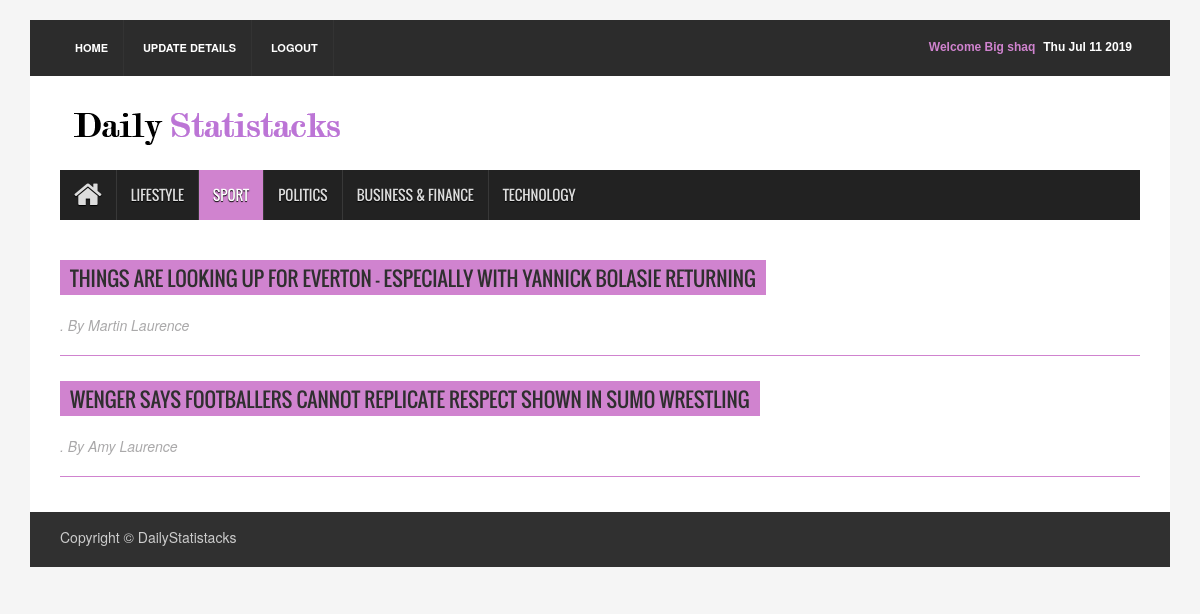
The page /newspaper/sportRedirect/ (signed in) on the database its author committed.
### newspaper/models.py (models this page shows)
class Article( models.Model ) :
    articleType     = models.CharField( max_length = 100 )
    author          = models.CharField( max_length = 1000 )
    headline        = models.CharField( max_length = 1000 )
    body            = models.CharField( max_length = 1000000000000 )
    publicationDate = models.DateField()

### newspaper/views.py (the view)
def sportRedirect( request ) :
    article_list = Article.objects.filter( articleType  = 'sport' )
    if ( 'username' not in request.session ) :
        context = { 'article_list' : article_list }
        return render( request , 'newspaper/sport.html' , context )
    else : ## logged in
        name         = getName( request.session['username'] )
        context      = {
                           'fName'        : name ,
                           'article_list' : article_list
                       }
        return render( request , 'newspaper/sport2.html' , context )

### newspaper/views.py (called while the page is built)
def getName( username ) :
    user     = get_object_or_404( UserAccount , email = username )
    return user.first_name

### newspaper/templates/newspaper/sport2.html (shortened to what this page needs)
{% extends "newspaper/base.html" %}
{% block content %}
{% load static %}
<div class="container">
<header id="header">
  <div class="row">
    <div class="col-lg-12 col-md-12 col-sm-12">
      <div class="header_top">
        <div class="header_top_left">
          <ul class="top_nav">
            <li><a href = "/newspaper/">Home</a></li>
            <li><a href = "/newspaper/updateRedirect/">Update Details</a></li>
            <li><a href = "/newspaper/logout/">Logout</a></li>
          </ul>
        </div>
        <div class="header_top_right">
          <p><span id="datetime"></span></p>
          <p style = 'color : #d083cf;'> Welcome {{ fName }} </p>
        </div>
      </div>
    </div>
    <div class="col-lg-12 col-md-12 col-sm-12">
      <div class="header_bottom">
        <div class="logo_area"><a href="/newspaper/" class="logo"><img src="{% static "newspaper/images/testlogo.png" %}" alt=""></a></div>
      </div>
    </div>
  </div>
</header>
<section id="navArea">
  <nav class="navbar navbar-inverse" role="navigation">
    <div id="navbar" class="navbar-collapse collapse">
      <ul class="nav navbar-nav main_nav">
        <li><a href = "/newspaper/"><span class="fa fa-home desktop-home"></span><span class="mobile-show">Home</span></a></li>
        <li><a id = 'lifestyle' href = "/newspaper/lifestyleRedirect/">Lifestyle</a></li>
        <li class="active"><a href = "/newspaper/sportRedirect/">Sport</a></li>
        <li><a href = "/newspaper/politicsRedirect/">Politics</a></li>
        <li><a href = "/newspaper/businessfinanceRedirect/">Business & Finance</a></li>
        <li><a href = "/newspaper/technologyRedirect/">Technology</a></li>
      </ul>
    </div>
  </nav>
</section>
<section id="contentSection">
  <div class="row">
    <div class="col-lg-12 col-md-12 col-sm-12">
      <div class="left_content">
        <div class="contact_area">
          {% if article_list %}
            {% for article in article_list %}
            <h2><a href = "{% url 'newspaper:detail' article.id %}"> {{ article.headline }}</a></h2><p class = "author"><i>. By {{ article.author }} </i></p>
            <br> <br>
            <hr class = "divider">
            {% endfor %}
          {% endif %}
        </div>
      </div>
    </div>
  </div>
</section>
<footer id="footer">
  <div class="footer_bottom">
    <p class="copyright">Copyright &copy; DailyStatistacks</p>
  </div>
</footer>
</div>
{% endblock %}

### newspaper/static/newspaper/assets/css/theme.css (style rules this page uses)
.navbar-inverse .navbar-nav > .active > a, .navbar-inverse .navbar-nav > .active > a:hover, .navbar-inverse .navbar-nav > .active > a:focus { background-color:#d083cf }
.contact_area > h2 { background-color:#d083cf }

### newspaper/static/newspaper/assets/css/style.css (style rules this page uses)
body { background:#f5f5f5 }
ul { padding:0; margin:0; list-style:none }
a { text-decoration:none; color:#2f2f2f }
h1, h2, h3, h4, h5, h6 { font-family:'Oswald',sans-serif }
h2 { line-height:23px }
img { border:none }
#header { display:inline; float:left; width:100%; margin-top:20px }
.header_top { background-color:#2c2c2c; display:inline; float:left; padding:0 30px; width:100% }
.header_top_left { float:left; display:inline; width:50% }
.top_nav { text-align:left }
.top_nav li { display:inline-block }
.top_nav li a { display:inline-block; border-right:1px solid #333; color:#fff; font-size:11px; font-weight:bold; padding:20px 15px; text-transform:uppercase; -webkit-transition:all 0.5s; -o-transition:all 0.5s; transition:all 0.5s }
.header_top_right { float:left; display:inline; width:50%; text-align:right }
.header_top_right > p { color:#fff; display:inline-block; float:right; font:bold 12px sans-serif; margin-bottom:0; padding-bottom:20px; padding-right:8px; padding-top:20px }
.header_bottom { background-color:#fff; display:inline; float:left; padding:15px 30px 15px; width:100% }
.logo_area { display:inline; float:left; width:31% }
.logo { font-size:45px; font-weight:bold; color:#000; font-family:'Varela',sans-serif }
.logo img { max-width:100% }
#navArea { float:left; display:inline; width:100%; padding:0 30px; background-color:#fff }
.navbar { border:medium none; border-radius:0 }
.navbar-inverse .navbar-nav > li > a { border-left:1px solid #383838; color:#ddd; font-family:'Oswald',sans-serif; display:inline-block; height:50px; line-height:50px; padding:0 14px; text-shadow:0 1px 1px #000; text-transform:uppercase; -webkit-transition:all 0.5s; -mz-transition:all 0.5s; -ms-transition:all 0.5s; -o-transition:all 0.5s; transition:all 0.5s }
.navbar-inverse .navbar-nav > li:first-child a { border:none }
.navbar-inverse .navbar-nav > .active > a, .navbar-inverse .navbar-nav > .active > a:hover, .navbar-inverse .navbar-nav > .active > a:focus { color:#fff }
.navbar-collapse { padding-left:0 }
.desktop-home { display:block; font-size:30px; margin-top:10px }
#contentSection { float:left; display:inline; width:100%; background-color:#fff; padding:0 30px }
.left_content { float:left; display:inline; width:100% }
#footer { display:inline; float:left; width:100%; margin-bottom:20px }
.footer_bottom { float:left; display:inline; width:100%; padding:10px 30px; background-color:#303030; color:#ccc }
.copyright { float:left; width:50%; padding-top:5px; text-align:left }
.contact_area { float:left; display:inline; width:100%; margin-bottom:30px }
.contact_area > h2 { color:#fff; display:inline-block; font-size:20px; padding:7px 10px 5px; text-transform:uppercase; margin-bottom:30px }
.contact_area > p { margin-bottom:20px }

### newspaper/templates/newspaper/sport2.html (style rules this page uses)
hr.divider { display: block; height: 1px; border: 0; border-top: 1px solid #d083cf; margin-top: -40px; margin-bottom: 4px; padding: 0; }
p.author { color: #aaa9aa; margin-top: -10px; }

### rows shown on the page
Article: headline "THINGS ARE LOOKING UP FOR EVERTON – ESPECIALLY WITH YANNICK BOLASIE RETURNING", author "Martin Laurence"
Article: headline "WENGER SAYS FOOTBALLERS CANNOT REPLICATE RESPECT SHOWN IN SUMO WRESTLING", author "Amy Laurence"

### other values the page prints
{{ fName }} "Big shaq"
